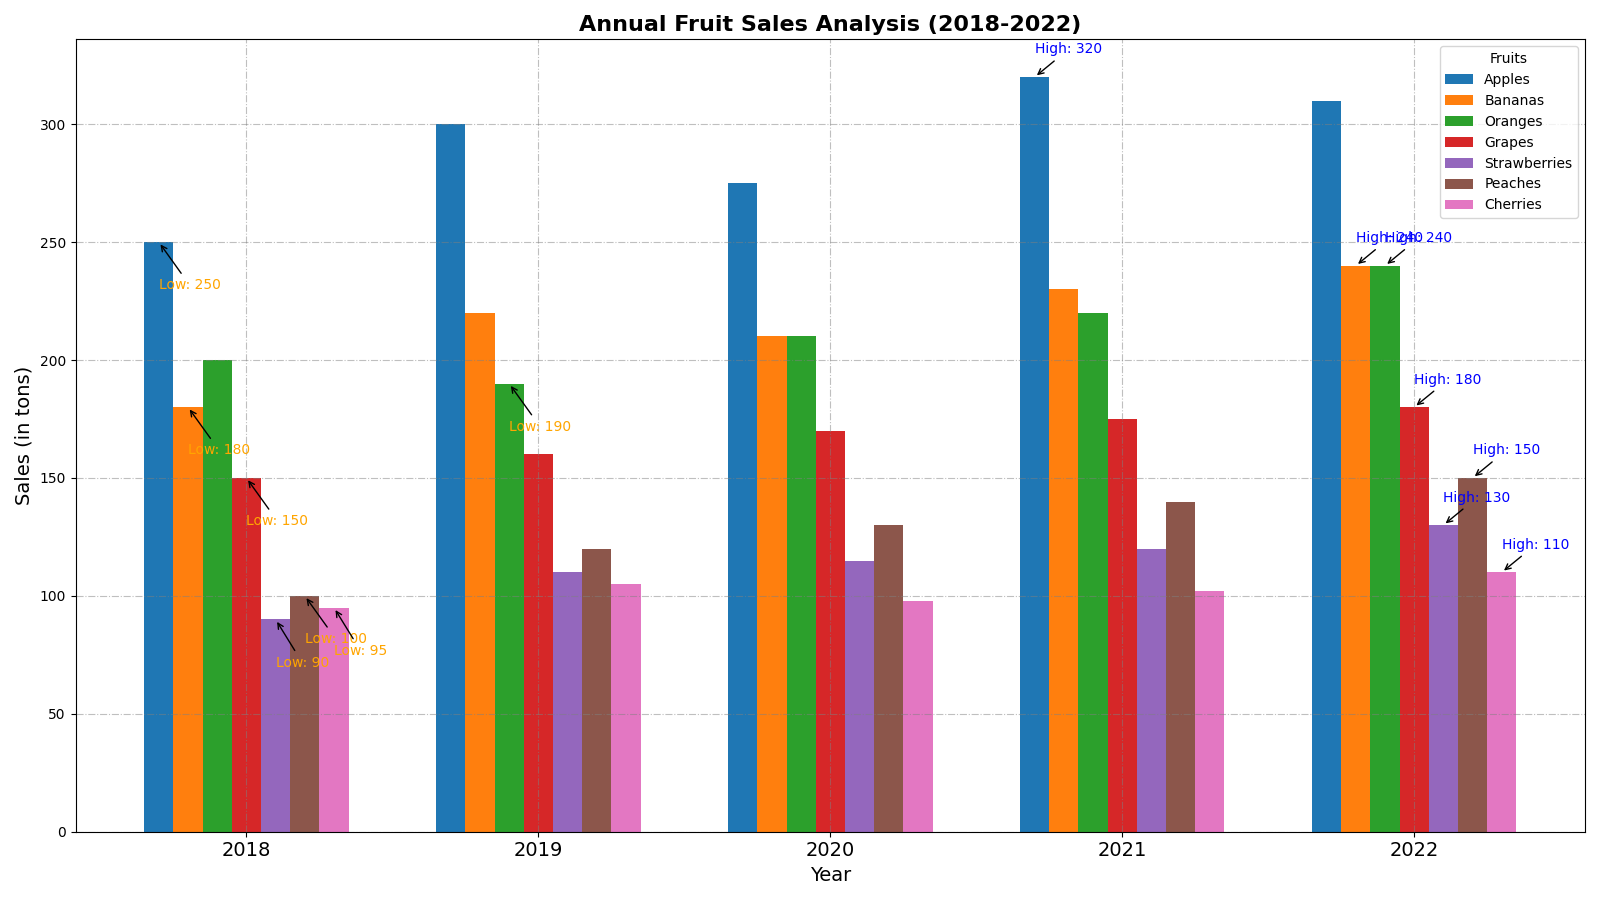

Source code (Python):
import matplotlib.pyplot as plt
import numpy as np

# Define years and fruits
years = np.array(['2018', '2019', '2020', '2021', '2022'])
fruits = ["Apples", "Bananas", "Oranges", "Grapes", "Strawberries", "Peaches", "Cherries"]

# Sales data for each fruit over the years (in tons)
apple_sales = np.array([250, 300, 275, 320, 310])
banana_sales = np.array([180, 220, 210, 230, 240])
orange_sales = np.array([200, 190, 210, 220, 240])
grape_sales = np.array([150, 160, 170, 175, 180])
strawberry_sales = np.array([90, 110, 115, 120, 130])
peach_sales = np.array([100, 120, 130, 140, 150])  # New data for Peaches
cherry_sales = np.array([95, 105, 98, 102, 110])   # New data for Cherries 

# Stack the sales data for easy bar plotting
sales_data = np.vstack([apple_sales, banana_sales, orange_sales, grape_sales, strawberry_sales, peach_sales, cherry_sales])

# Create a figure and axis
fig, ax = plt.subplots(figsize=(16, 9))

# Define bar positions and width
bar_width = 0.1  # Adjusted for new data
x = np.arange(len(years))

# Plot each fruit's sales data as grouped bars with unique colors for each
colors = ['#1f77b4', '#ff7f0e', '#2ca02c', '#d62728', '#9467bd', '#8c564b', '#e377c2']  # Added new colors
for i, (fruit, color) in enumerate(zip(fruits, colors)):
    ax.bar(x + i*bar_width, sales_data[i], width=bar_width, label=fruit, color=color)

# Title and labels
ax.set_title("Annual Fruit Sales Analysis (2018-2022)", fontsize=16, fontweight='bold')
ax.set_xlabel("Year", fontsize=14)
ax.set_ylabel("Sales (in tons)", fontsize=14)

# Customize x-axis with year labels
ax.set_xticks(x + bar_width * (len(fruits) - 1) / 2)
ax.set_xticklabels(years, fontsize=14)

# Add a legend
ax.legend(title='Fruits', fontsize=10, loc='upper right')

# Grid with different style and color
ax.grid(True, linestyle='-.', color='gray', alpha=0.5)

# Annotate highest and lowest sales for each fruit
for i, fruit in enumerate(fruits):
    max_sales = sales_data[i].max()
    min_sales = sales_data[i].min()
    ax.annotate(f'High: {max_sales}', xy=(x[sales_data[i].argmax()] + i*bar_width, max_sales),
                xytext=(x[sales_data[i].argmax()] + i*bar_width, max_sales + 10),
                arrowprops=dict(facecolor='blue', arrowstyle='->'), fontsize=10, color='blue')
    ax.annotate(f'Low: {min_sales}', xy=(x[sales_data[i].argmin()] + i*bar_width, min_sales),
                xytext=(x[sales_data[i].argmin()] + i*bar_width, min_sales - 20),
                arrowprops=dict(facecolor='orange', arrowstyle='->'), fontsize=10, color='orange')

# Adjust the layout
plt.tight_layout()

# Show the plot
plt.show()
